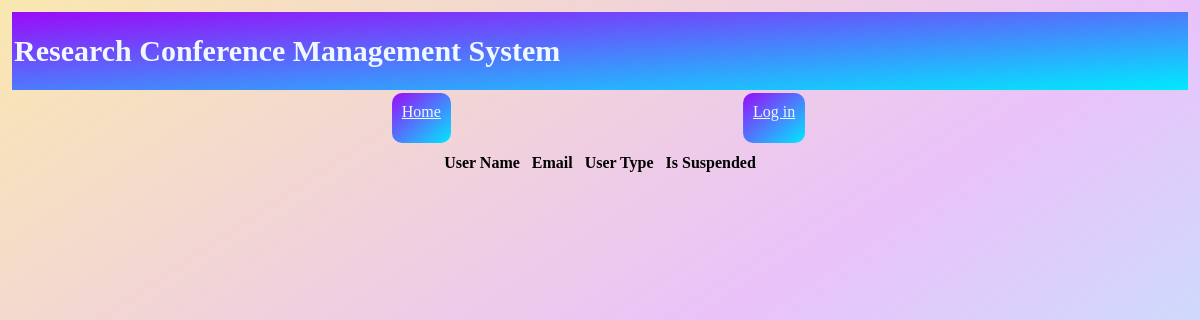
The app's page /view_all_users, older data.
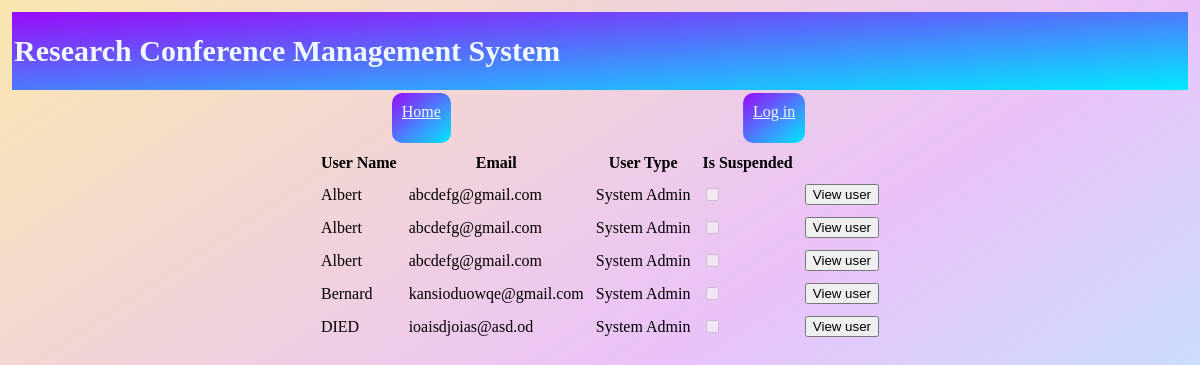
The same page, newer data.
### main/models.py (models this page shows)
class User(PolymorphicModel):
    class UserType(models.IntegerChoices):
        USERTYPE_SYSTEMADMIN = 0, _('System Admin')
        USERTYPE_CONFERENCECHAIR = 1, _('Conference Chair')
        USERTYPE_REVIEWER = 2, _('Reviewer')
        USERTYPE_AUTHOR = 3, _('Author')
    user_id = models.AutoField(null=False, primary_key=True)
    login_email = models.EmailField(null=False)
    login_pw = models.TextField(null=False)
    name = models.CharField(null=False, max_length=30)
    is_suspended = models.BooleanField(null=False, default=False)
    user_type = models.IntegerField(null=False, choices=UserType.choices)

class SystemAdmin(User):
    def __str__(self):
        return "System Admin"

class User(PolymorphicModel):
    class UserType(models.IntegerChoices):
        USERTYPE_SYSTEMADMIN = 0, _('System Admin')
        USERTYPE_CONFERENCECHAIR = 1, _('Conference Chair')
        USERTYPE_REVIEWER = 2, _('Reviewer')
        USERTYPE_AUTHOR = 3, _('Author')
    user_id = models.AutoField(null=False, primary_key=True)
    login_email = models.EmailField(null=False)
    login_pw = models.TextField(null=False)
    name = models.CharField(null=False, max_length=30)
    is_suspended = models.BooleanField(null=False, default=False)
    user_type = models.IntegerField(null=False, choices=UserType.choices)

### main/controller/sysadmin_controller.py (the view, shortened to what this page needs)
# urls.py: path('view_all_users', sysadmin_controller.admin_ViewAllUsers, name='view_all_users'),
def admin_ViewAllUsers(request):
    islogged_in = controller_util.check_login(request)
    is_admin_logged_in = controller_util.check_admin_login(request)
    if not islogged_in or not is_admin_logged_in:
        admin_error_handle(request)
    if request.method != "POST" or not request.POST.get('user_type'):
        users = models.User.objects.all()
    usertype_dict = dict()
    for key, value in models.User.UserType.choices:
        usertype_dict[key] = value
    return render(request, "admin_listuser.html",{"islogged_in":islogged_in,"is_admin_logged_in":is_admin_logged_in,"user_type":request.COOKIES.get('user_type'),
        "users":users, "usertype_dict":usertype_dict})

### main/controller/controller_util.py (called while the page is built)
def check_login(request):
    if request.COOKIES.get('password'):
        return True
    else:
        return False

def check_admin_login(request):
    if request.COOKIES.get('user_type') == hash_string(str(models.User.UserType.USERTYPE_SYSTEMADMIN)):
        return True
    else:
        return False

def hash_string(string):
    return hashlib.sha224(string.encode('utf-8')).hexdigest()

### main/controller/sysadmin_controller.py (called while the page is built)
def admin_error_handle(request):
    response = render(request, "login.html", {"islogged_in": False, "is_admin_logged_in":False, 'message':'You are not a system admin.'})
    response.delete_cookie('user_type')
    response.delete_cookie('email')
    response.delete_cookie('password')
    return response

### main/templatetags/template_extras.py (called while the page is built)
@register.filter
def access_dict(dict, key):
    return dict[key]

### main/templates/login.html (shortened to what this page needs)
{%extends "upper_menu.html" %}
{% block head %}
    {% load static %}
{% endblock %}

### main/templates/upper_menu.html (shortened to what this page needs)
<!DOCTYPE html>
<html lang="en" class="background" style="height:100%">
<head>
    {% load static %}
    <link rel="stylesheet" href="{% static '/css/style_upper_menu.css' %}">
    <link rel="stylesheet" href="{% static '/css/style_common.css' %}">
</head>
<div class="pagename">
    <h1>Research Conference Management System</h1>
</div>
<center><body style="padding: 10px; margin: 2px;">
    <div id="divMenuContainer">
        <div id="buttons">
        <a style="color: aliceblue; font-family: 'Brush Script-MT';" href="/">Home</a>
        </div>
        {% if islogged_in == False %}
        <div id="buttons">
            <a style="color: aliceblue; " href="login">Log in</a>
        </div>
        {% else %}
        <a href="logout">Log out</a>
        {% endif %}
        </div>
{% block content %}
{% endblock %}
</body>
</html>

### main/templates/admin_listuser.html (shortened to what this page needs)
{%extends "upper_menu.html" %}
{% load static %}
{% load template_extras %}
{% block content %}
<div>
    <table cellspacing="10">
        <tr>
            <th>
                User Name
            </th>
            <th>
                Email
            </th>
            <th>
                User Type
            </th>
            <th>
                Is Suspended
            </th>
        </tr>
        {% for user in users%}
                <tr>
                    <form action="view_user" method="post">
                        <td>
                            {{ user.name }}
                        </td>
                        <td>
                            {{ user.login_email }}
                        </td>
                        <td>
                            {{ usertype_dict|access_dict:user.user_type }}
                        </td>
                        <td>
                            <input type="checkbox" {% if user.is_suspended %} checked {% endif %}disabled>
                        </td>
                        <td>
                            <input type="submit" value="View user">
                        </td>
                    </form>
                </tr>
        {% endfor %}
    </table>
</div>
{% endblock %}

### main/static/css/style_upper_menu.css (style rules this page uses)
#divMenuContainer { display:flex; flex-direction: row; justify-content: space-around; width : 60%; margin-right: auto; margin-left: auto; }
#buttons { text-decoration: red; padding: 10px; margin-top: 3px; height: 30px; font-family: 'Brush Script-MT'; margin-right: 3px; border-color: blue; color: aliceblue; background-position: right bottom, left top; background-image: linear-gradient(to bottom right, rgb(154, 11, 249),rgb(0, 234, 255)); border-radius: 10px; display:inline-block; }
.pagename { padding: 2px; font-size: 15px; color: aliceblue; background-position: right bottom, left top; background-repeat: no-repeat, repeat; background-image: linear-gradient(to bottom right, rgb(154, 11, 249),rgb(0, 234, 255)); }

### main/static/css/style_common.css (style rules this page uses)
.background { background-image: linear-gradient(to bottom right,rgb(250, 232, 176), #eac2fa, #a6fcff); background-repeat: no-repeat, repeat; }

Row changes from the older to the newer data that the page shows:
added SystemAdmin: name "Albert", login_email "abcdefg@gmail.com"
added User: user_type "System Admin"
added SystemAdmin: name "Albert", login_email "abcdefg@gmail.com"
added User: user_type "System Admin"
added SystemAdmin: name "Albert", login_email "abcdefg@gmail.com"
added User: user_type "System Admin"
added SystemAdmin: name "Bernard", login_email "kansioduowqe@gmail.com"
added User: user_type "System Admin"
added SystemAdmin: name "DIED", login_email "ioaisdjoias@asd.od"
added User: user_type "System Admin"
